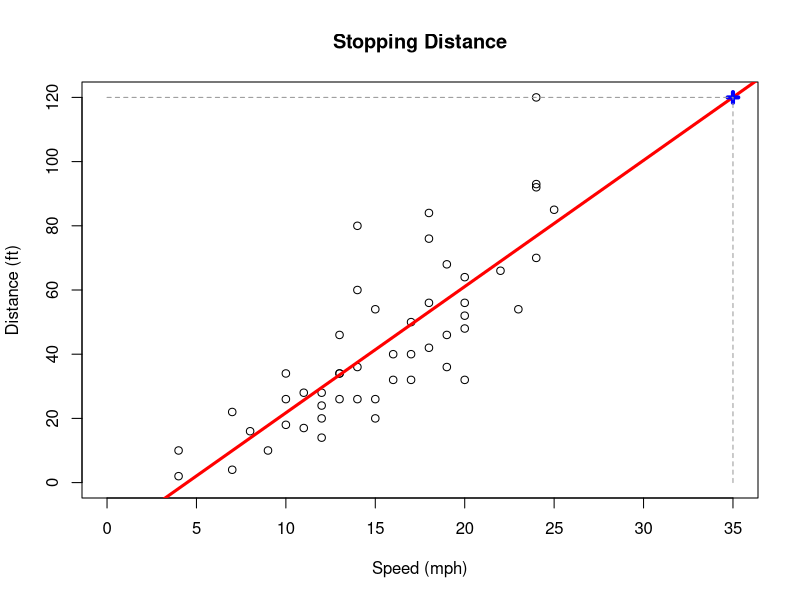

Source code (R):
## ---- chunk 1
knitr::opts_chunk$set(fig.height=4, fig.width=6,
                      echo=FALSE, warning=FALSE, message=FALSE)
## ---- chunk 2
data(cars)
lm_cars <- lm(dist ~ speed, data=cars)

stopping_distance <- function(speed_in) {
    df_speed <- data.frame(speed = speed_in)
    round(predict(lm_cars, df_speed), 0)
}

input_speed <- 35
pred_dist <- stopping_distance(input_speed)
## ---- chunk 3
plot(x=cars$speed, y=cars$dist, col="black",
     main="Stopping Distance",
     xlab="Speed (mph)",
     ylab="Distance (ft)",
     xlim=c(0, max(max(cars$speed), input_speed)),
     ylim=c(0, max(max(cars$dist), pred_dist))
)
abline(lm_cars, col="red", lwd=3)
points(x=input_speed, y=pred_dist, pch=3, col="blue", lwd=4)
lines(x=c(input_speed, input_speed), y=c(0, pred_dist), col="gray60", lty=2)
lines(x=c(0, input_speed), y=c(pred_dist, pred_dist), col="gray60", lty=2)
